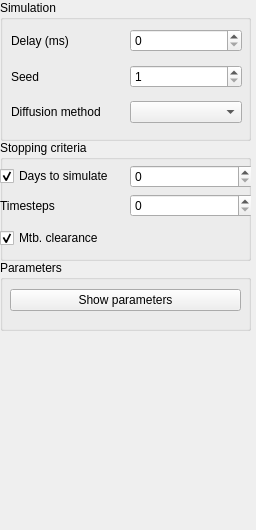
          <widget class="QWidget" name="tabSimulation">
           <property name="geometry">
            <rect>
             <x>0</x>
             <y>0</y>
             <width>256</width>
             <height>530</height>
            </rect>
           </property>
           <attribute name="label">
            <string>Simulation</string>
           </attribute>
           <widget class="QGroupBox" name="groupBoxSimulation">
            <property name="geometry">
             <rect>
              <x>0</x>
              <y>0</y>
              <width>251</width>
              <height>141</height>
             </rect>
            </property>
            <property name="sizePolicy">
             <sizepolicy hsizetype="Preferred" vsizetype="Preferred">
              <horstretch>0</horstretch>
              <verstretch>0</verstretch>
             </sizepolicy>
            </property>
            <property name="minimumSize">
             <size>
              <width>0</width>
              <height>0</height>
             </size>
            </property>
            <property name="title">
             <string>Simulation</string>
            </property>
            <widget class="QWidget" name="layoutWidgeta">
             <property name="geometry">
              <rect>
               <x>11</x>
               <y>22</y>
               <width>231</width>
               <height>111</height>
              </rect>
             </property>
             <layout class="QGridLayout" name="gridLayout">
              <item row="0" column="0">
               <widget class="QLabel" name="labelDelay">
                <property name="text">
                 <string>Delay (ms)</string>
                </property>
               </widget>
              </item>
              <item row="0" column="1">
               <widget class="QSpinBox" name="spinBoxDelay">
                <property name="maximum">
                 <number>5000</number>
                </property>
                <property name="singleStep">
                 <number>10</number>
                </property>
                <property name="value">
                 <number>0</number>
                </property>
               </widget>
              </item>
              <item row="1" column="0">
               <widget class="QLabel" name="labelSeed">
                <property name="text">
                 <string>Seed</string>
                </property>
               </widget>
              </item>
              <item row="1" column="1">
               <widget class="QSpinBox" name="spinBoxSeed">
                <property name="minimum">
                 <number>1</number>
                </property>
                <property name="maximum">
                 <number>2147483647</number>
                </property>
                <property name="singleStep">
                 <number>1</number>
                </property>
                <property name="value">
                 <number>1</number>
                </property>
               </widget>
              </item>
              <item row="2" column="0">
               <widget class="QLabel" name="labelDiffusion">
                <property name="text">
                 <string>Diffusion method</string>
                </property>
               </widget>
              </item>
              <item row="2" column="1">
               <widget class="QComboBox" name="comboBoxDiffusion"/>
              </item>
             </layout>
            </widget>
           </widget>
           <widget class="QGroupBox" name="groupBoxStoppingCriteria">
            <property name="geometry">
             <rect>
              <x>0</x>
              <y>140</y>
              <width>251</width>
              <height>121</height>
             </rect>
            </property>
            <property name="title">
             <string>Stopping criteria</string>
            </property>
            <widget class="QWidget" name="verticalLayoutWidget">
             <property name="geometry">
              <rect>
               <x>0</x>
               <y>20</y>
               <width>253</width>
               <height>93</height>
              </rect>
             </property>
             <layout class="QVBoxLayout" name="verticalLayout_6">
              <item>
               <layout class="QGridLayout" name="gridLayout_16">
                <item row="0" column="0">
                 <widget class="QCheckBox" name="checkBoxStopDays">
                  <property name="toolTip">
                   <string>shortcut: a</string>
                  </property>
                  <property name="text">
                   <string>Days to simulate</string>
                  </property>
                  <property name="checked">
                   <bool>true</bool>
                  </property>
                 </widget>
                </item>
                <item row="0" column="1">
                 <widget class="QSpinBox" name="spinBoxStopDays">
                  <property name="maximum">
                   <number>2147483647</number>
                  </property>
                  <property name="value">
                   <number>0</number>
                  </property>
                 </widget>
                </item>
                <item row="1" column="0">
                 <widget class="QLabel" name="label">
                  <property name="text">
                   <string>Timesteps</string>
                  </property>
                 </widget>
                </item>
                <item row="1" column="1">
                 <widget class="QSpinBox" name="spinBoxStopTime">
                  <property name="maximum">
                   <number>2147483647</number>
                  </property>
                 </widget>
                </item>
               </layout>
              </item>
              <item>
               <widget class="QCheckBox" name="checkBoxStopClearance">
                <property name="toolTip">
                 <string>shortcut: a</string>
                </property>
                <property name="text">
                 <string>Mtb. clearance</string>
                </property>
                <property name="checked">
                 <bool>true</bool>
                </property>
               </widget>
              </item>
             </layout>
            </widget>
           </widget>
           <widget class="QGroupBox" name="groupBoxParameters">
            <property name="geometry">
             <rect>
              <x>0</x>
              <y>260</y>
              <width>251</width>
              <height>71</height>
             </rect>
            </property>
            <property name="title">
             <string>Parameters</string>
            </property>
            <widget class="QWidget" name="layoutWidget">
             <property name="geometry">
              <rect>
               <x>10</x>
               <y>20</y>
               <width>231</width>
               <height>41</height>
              </rect>
             </property>
             <layout class="QGridLayout" name="gridLayout_21">
              <item row="0" column="0">
               <widget class="QPushButton" name="pushButtonShowParams">
                <property name="toolTip">
                 <string>shortcut: d</string>
                </property>
                <property name="text">
                 <string>Show parameters</string>
                </property>
               </widget>
              </item>
             </layout>
            </widget>
           </widget>
          </widget>
